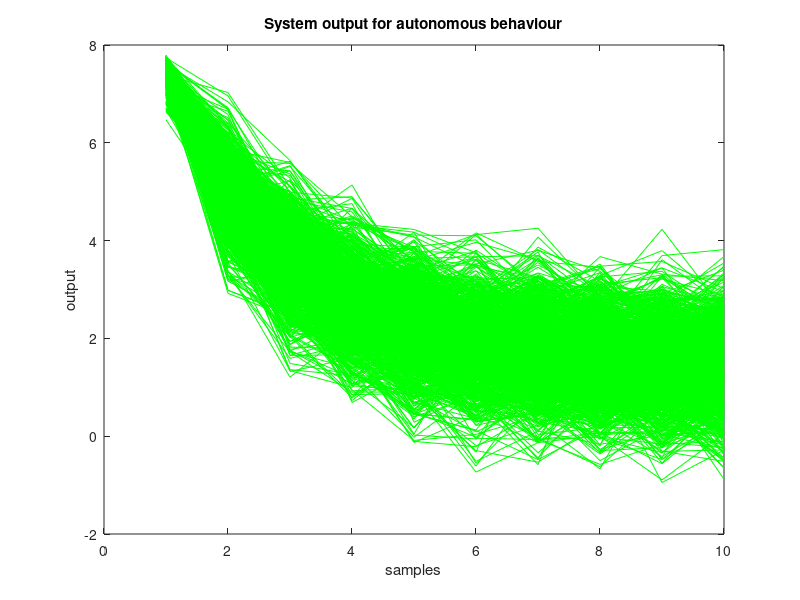
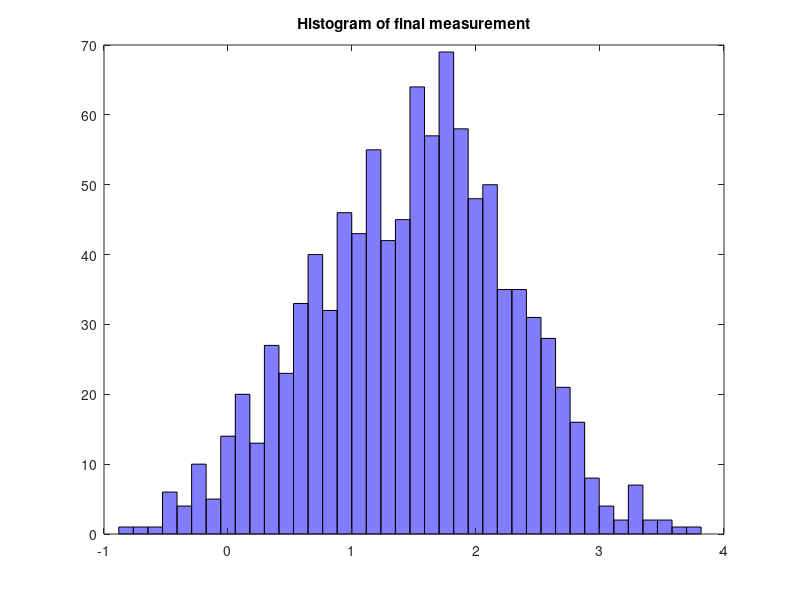

MATLAB code to generate these figures, in order:
% Influence of Gaussian process noise 
% and non-Gaussian measurement noise
%example of state dynamics model
% xn=0.6 xo + 0.5 w;
% yn=1.2 xn + 0.8 v;

%autonomous behaviour with  process noise---------------
Ns=10; %number of samples along time
X=zeros(1000,Ns); %reserve space
Y=zeros(1000,Ns); %"  "  "

for np=1:1000,
X(np,1)=5; %initial state
for nn=2:Ns,
   X(np,nn)= 0.6*X(np,nn-1)+ 0.5*randn(1); %with process noise
end;
for nn=1:Ns,
   Y(np,nn)=1.2*X(np,nn) + 1.8*random('beta',7,2,1,1); %with beta measurement noise
end;
end;

figure(1) %trajectories
nf=1:Ns;
for ns=1:1000,
   plot(nf,Y(ns,nf),'g-'); hold on;
end;
title('System output for autonomous behaviour');
xlabel('samples'); ylabel('output');
figure(2) %histogram
hist(Y(:,Ns),40); colormap('cool');
title('Histogram of final measurement');
